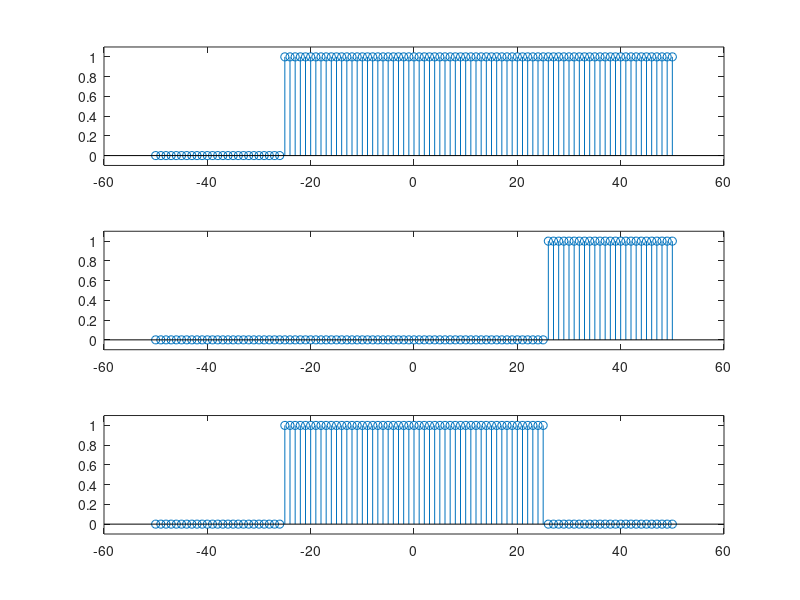

Source code (MATLAB):
n=-50:1:50;
u1=[zeros(1,25), ones(1,76)];
u2=[zeros(1,76), ones(1,25)];
u=u1-u2;
figure
subplot(3,1,1),stem(n,u1),ylim([-0.1 1.1])
subplot(3,1,2),stem(n,u2),ylim([-0.1 1.1])
subplot(3,1,3),stem(n,u),ylim([-0.1 1.1])